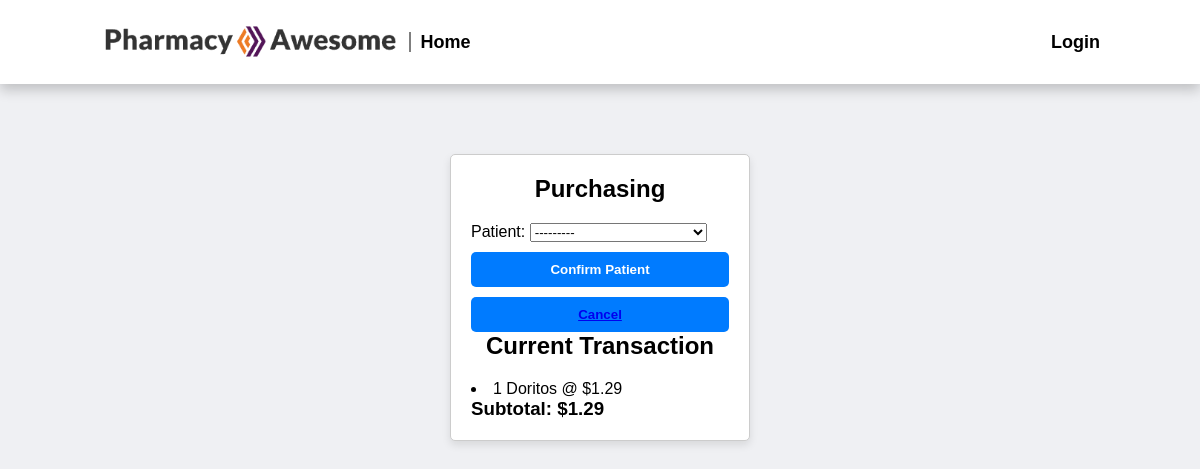
Screenshot of /purchasing/select_patient/19/ with the database file from the repository.
### cashier/models.py (models this page shows, shortened)
class Purchase(models.Model):
    items = models.ManyToManyField(InventoryItem, through="PurchasedItemDetails")
    prescriptions = models.ManyToManyField(Prescription, through="PurchasedPrescriptionDetails")
    patient = models.ForeignKey(Patient, on_delete=models.CASCADE, null=True)
    purchase_date = models.DateTimeField(default=timezone.now)
    total_cost = models.DecimalField(max_digits=10, decimal_places=2)
    quantity_sold = models.PositiveBigIntegerField(default=1)
    signature_image = models.ImageField(upload_to='signatures/', blank=True, null=True) # Store signatures

class PurchasedItemDetails(models.Model):
    item = models.ForeignKey(InventoryItem, on_delete=models.CASCADE, null=True)
    purchase = models.ForeignKey(Purchase, on_delete=models.CASCADE, null=True)
    quantity = models.PositiveIntegerField(default=1)

class InventoryItem(models.Model):
    name = models.CharField(max_length=100)
    quantity = models.PositiveIntegerField(default=1)
    price = models.DecimalField(max_digits=10, decimal_places=2)
    expiry_date = models.DateField()
    def __str__(self):
        return self.name

### cashier/views.py (the view)
# urls.py: path('select_patient/<int:pk>/', views.select_patient, name='select_patient'),
def select_patient(request, pk=None):
    if pk is None: return
    purchase = get_object_or_404(Purchase, pk=pk)
    if request.method == 'POST':
        form = PatientSelectForm(request.POST, instance=purchase)
        if form.is_valid():
            purchase = form.save(commit=True)
            return redirect(f'/purchasing/prescription_transaction/{purchase.id}')
    else:
        form = PatientSelectForm(instance=purchase)
    return render(request, 'select_patient.html', {'form': form, 'purchase': purchase})

### cashier/forms.py
class PatientSelectForm(forms.ModelForm):
    class Meta:
        model = Purchase
        fields = ['patient']

### cashier/templatetags/get_details.py (called while the page is built)
@register.filter
def get_item_details(item, purchase):
    return item.purchaseditemdetails_set.get(purchase=purchase)

### drugs/templatetags/custom_filters.py (called while the page is built)
@register.filter
def is_in_group(user, group_names):
    group_list = group_names.split(',')
    return user.groups.filter(name__in=group_list).exists()

### patient/models.py (called while the page is built)
    def __str__(self):
        return f"{self.first_name} {self.last_name} [{self.dob}]"

### cashier/templates/select_patient.html (shortened to what this page needs)
{% extends "base.html" %}
{% block css %}
    {% load static %}
    <link rel="stylesheet" type="text/css" href="{% static 'form.css' %}" />
{% endblock css %}
{% block content %}
<div class="form-container">
    <h2>Purchasing</h2>
    <form method="post">
        {{ form.as_p }}
        <button type="submit">Confirm Patient</button>
    </form>
    <button><a href="{% url 'transaction' purchase.id %}">Cancel</a></button><br>
    {% load get_details %}
    <h2>Current Transaction</h2>
    {% for item in purchase.items.all %}
        {% with details=item|get_item_details:purchase %}
        <li>{{details.quantity}} {{item}} @ ${{item.price}}</li>
        {% endwith %}
    {% endfor %}
    <h3>Subtotal: ${{purchase.total_cost}}</h3>
</div>
{% endblock %}

### static/form.css (style rules this page uses)
.form-container { max-width: 300px; margin: 50px auto; padding: 20px; border: 1px solid; border-radius: 5px; }
.form-container h2 { text-align: center; margin-bottom: 20px; }
.form-container button { width: 100%; padding: 10px; border: none; border-radius: 5px; cursor: pointer; font-weight: bold; margin-top: 10px; transition: background-color 0.3s; }
.form-container { background-color: #fff; border-color: #ccc; color: #000; box-shadow: 0 4px 8px rgba(0, 0, 0, 0.1); }
.form-container button { color: #fff; background-color: #007bff; }

### static/base.css (style rules this page uses)
* { margin: 0; padding: 0; box-sizing: border-box; font-family: "Poppins", sans-serif; }
body { font-family: Arial, sans-serif; display: flex; flex-direction: column; height: 100vh; background-color: #eff0f3; }

### rows the page displays
Purchase: patient "---------", total_cost "1.29"
InventoryItem: name "Doritos", price "1.29"
PurchasedItemDetails: quantity "1"
